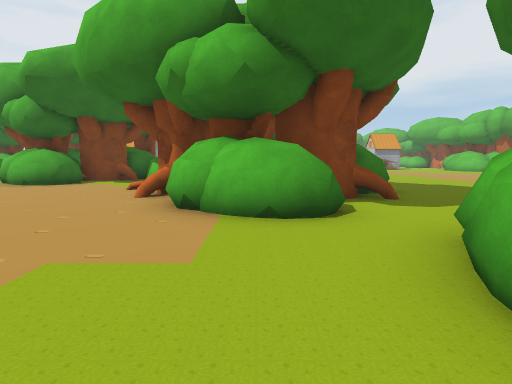
view 1 (above)

12 first-person views from a walk through a scene from a Unity 3-D project. The camera is 1.4 m above the floor, tilts 6° down and sees 80° across. The floor is counted in squares, 2 m on a side. Each view is taken from the middle of a square. On the plan, view 1 faces up. The plan holds only what a view shows up to about 10 squares ahead; the rest is blank. The place goes on beyond the plan. The player character is not drawn.

view 2
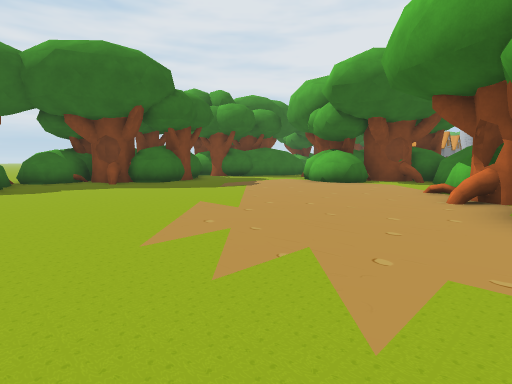

view 3
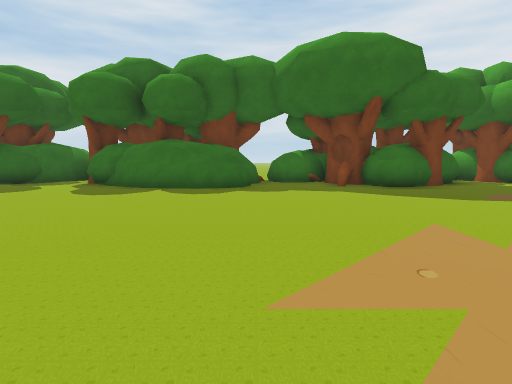

view 4
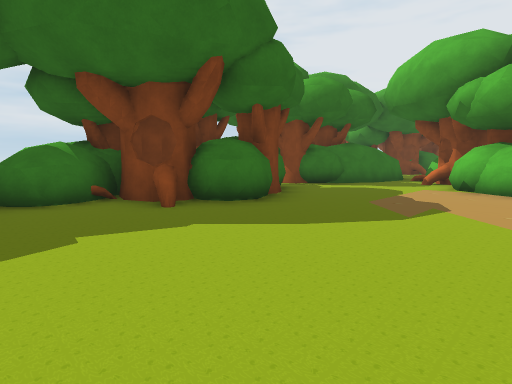

view 5
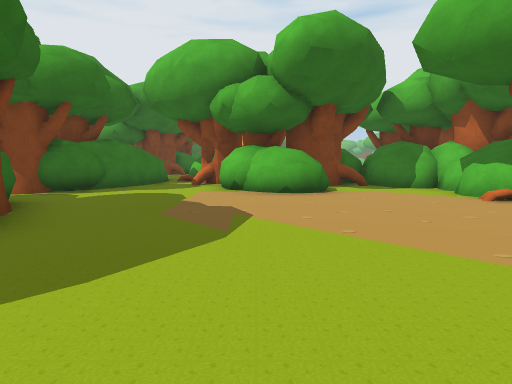

view 6
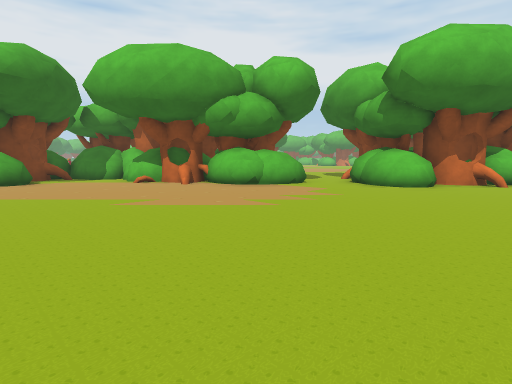

view 7
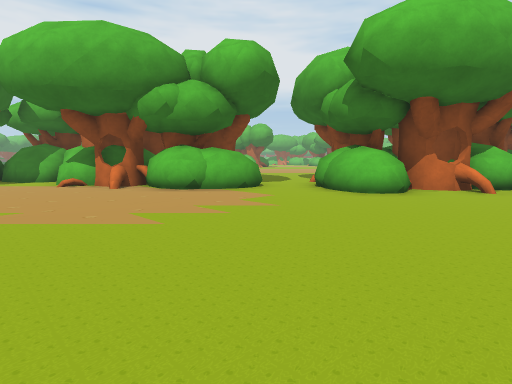

view 8
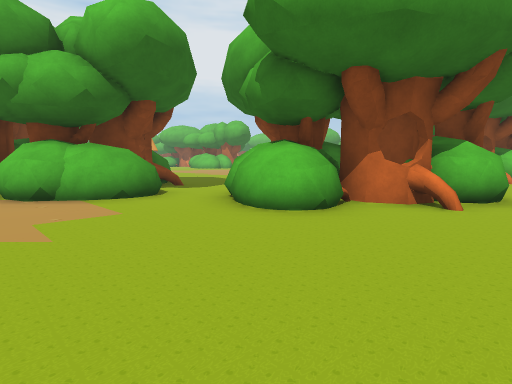

view 9
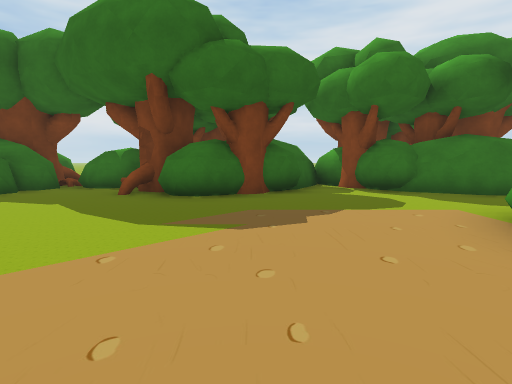

view 10
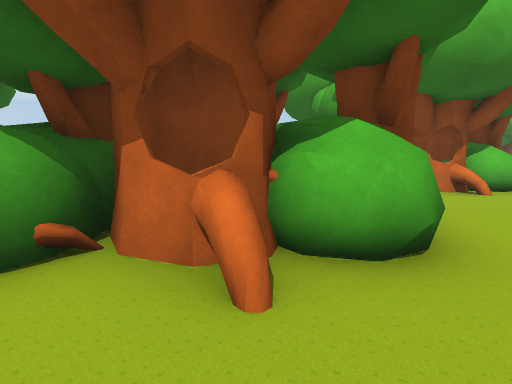

view 11
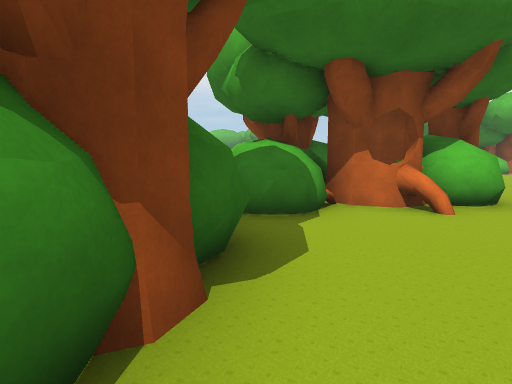

view 12
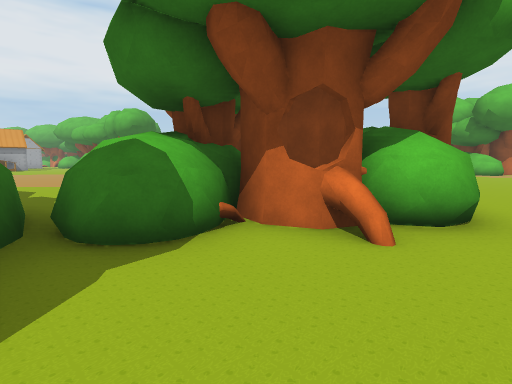

### Floor plan
Key: @ floor where view 1 was taken; # wall or solid block; . floor; = window, fence, low wall or low ledge; ^ raised ledge.
Columns run from 13 left of view 1 to 19 right of it. Each row starts with its distance up from view 1.
 12    ###    #
 11   ##.#  ###
 10   #..####.###     ..
  9  ##...#^#..#     ... ..
  8 ##........##     ... ..
  7 ###.......=##  #...  ..
  6   #........#####..   ..
  5   ##........##^...   .
  4  ###........##^..    .
  3  #.............#     . #
  2  #.............##########
  1  ##...........^###  #####
  0 ####.........@..#####..##      ..
 -1    #............###....##    ....
 -2    #.....................

Positions as (right, up) in squares from view 1, and headings:
1: (0, 0), facing up
2: (-1, 0), facing up-left
3: (-2, 1), facing left
4: (-6, 1), facing up-left
5: (-7, 2), facing up
6: (-7, -2), facing up-right
7: (-5, -2), facing up-right
8: (-2, -2), facing up-right
9: (-4, 6), facing left
10: (2, -2), facing up-right
11: (5, -2), facing up-right
12: (7, -2), facing up-right
